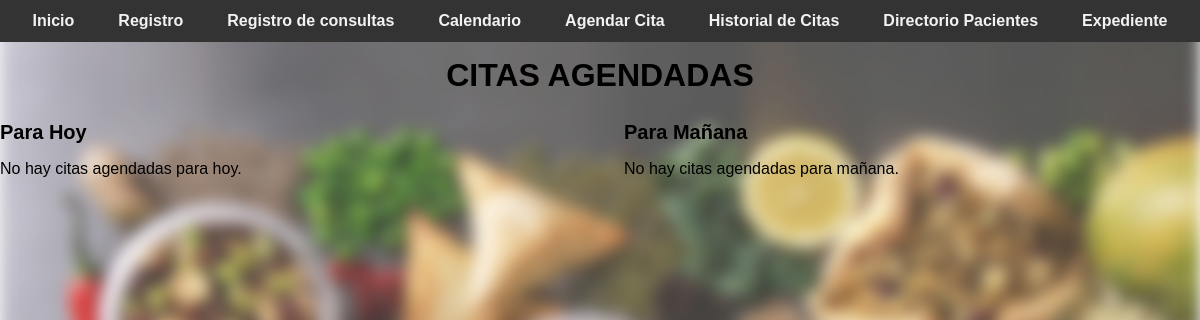
The page /options (signed in) on the database as committed earlier.
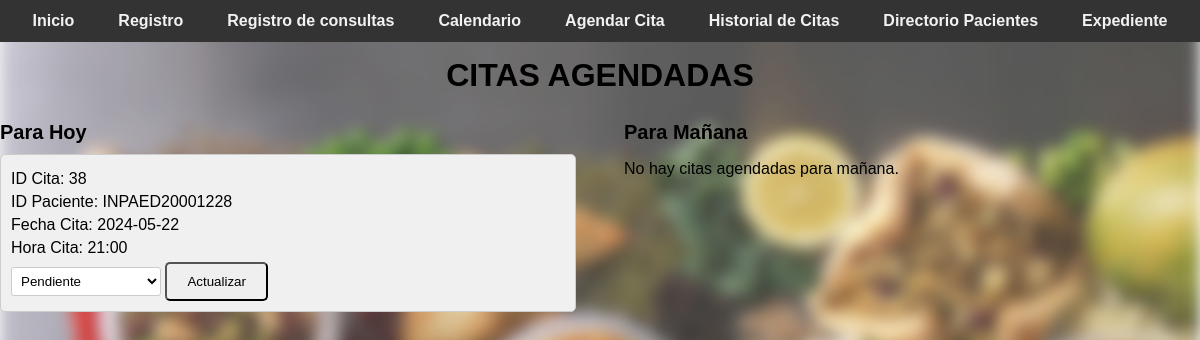
The same page on the database as committed later.
### tables this page shows
CREATE TABLE "citas_nutricion" (
                    id_cita INTEGER PRIMARY KEY AUTOINCREMENT,
                    id_paciente TEXT,
                    fecha_consulta TEXT NOT NULL,
                    hora_consulta TEXT NOT NULL, 
                    observaciones TEXT,
                    estado TEXT DEFAULT 'Pendiente',
                    FOREIGN KEY (id_paciente) REFERENCES pacientes(id_paciente)
                );

### app.py (the view)
@app.route('/options')
@login_required
def options():
    current_date = datetime.now().date()
    tomorrow_date = current_date + timedelta(days=1)
    with get_db_connection() as connection:
        cursor = connection.cursor()
        cursor.execute("SELECT * FROM citas_nutricion WHERE fecha_consulta = ?", (current_date,))
        citas_hoy = cursor.fetchall()
        cursor.execute("SELECT * FROM citas_nutricion WHERE fecha_consulta = ?", (tomorrow_date,))
        citas_manana = cursor.fetchall()
    return render_template('nutricion/options.html', citas_hoy=citas_hoy, citas_manana=citas_manana)

### app.py (called while the page is built)
def login_required(f):
    @wraps(f)
    def decorated_function(*args, **kwargs):
        if 'username' not in session:
            return redirect(url_for('login'))
        return f(*args, **kwargs)
    return decorated_function

def get_db_connection():
    connection = sqlite3.connect('nutricion_consulta.db')
    connection.row_factory = sqlite3.Row
    return connection

### templates/nutricion/options.html (shortened to what this page needs)
<!DOCTYPE html>
<html lang="es">
<head>
    <link rel="stylesheet" href="{{ url_for('static', filename='css/style.css') }}">
</head>
<body>
    <div class="navbar">
        <a href="/">Inicio</a>
        <a href="/registro">Registro</a>
        <a href="/consultar">Registro de consultas</a>
        <a href="/options">Calendario</a>
        <a href="/agendar_cita">Agendar Cita</a>
        <a href="/historial_citas">Historial de Citas</a>
        <a href="/directorio_pacientes">Directorio Pacientes</a>
        <a href="/expediente">Expediente</a>
    </div>
    <br>      <br>
            <h1>CITAS AGENDADAS</h1>
            <div class="citas-container">
                <div class="citas-hoy">
                    <h2>Para Hoy</h2>
                    {% if citas_hoy %}
                    {% for cita in citas_hoy %}
                    <div class="cita-agendada">
                        <p>ID Cita: {{ cita[0] }}</p>
                        <p>ID Paciente: {{ cita[1] }}</p>
                        <p>Fecha Cita: {{ cita[2] }}</p>
                        <p>Hora Cita: {{ cita[3] }}</p>
                        <form action="/actualizar_estado" method="POST">
                            <select name="estado">
                                <option value="Pendiente" {% if cita[5] == 'Pendiente' %}selected{% endif %}>Pendiente</option>
                            </select>
                            <input type="submit" value="Actualizar">
                        </form>
                    </div>
                    {% endfor %}
                    {% else %}
                    <p>No hay citas agendadas para hoy.</p>
                    {% endif %}
                </div>
                <div class="citas-mañana">
                    <h2>Para Mañana</h2>
                    {% if citas_manana %}
                    {% for cita in citas_manana %}
                    <div class="cita-agendada-mañana">
                        <p>ID Cita: {{ cita[0] }}</p>
                        <p>ID Paciente: {{ cita[1] }}</p>
                        <p>Fecha Cita: {{ cita[2] }}</p>
                        <p>Hora Cita: {{ cita[3] }}</p>
                    </div>
                    {% endfor %}
                    {% else %}
                    <p>No hay citas agendadas para mañana.</p>
                    {% endif %}
                </div>
        </div>
</body>
</html>

Rows that differ between the two databases and show on the page:
added citas_nutricion: id_cita "38", id_paciente "INPAED20001228", fecha_consulta "2024-05-22", hora_consulta "21:00", estado "Pendiente"
Other text that changed with them:
text no longer shown: "No hay citas agendadas para hoy."
